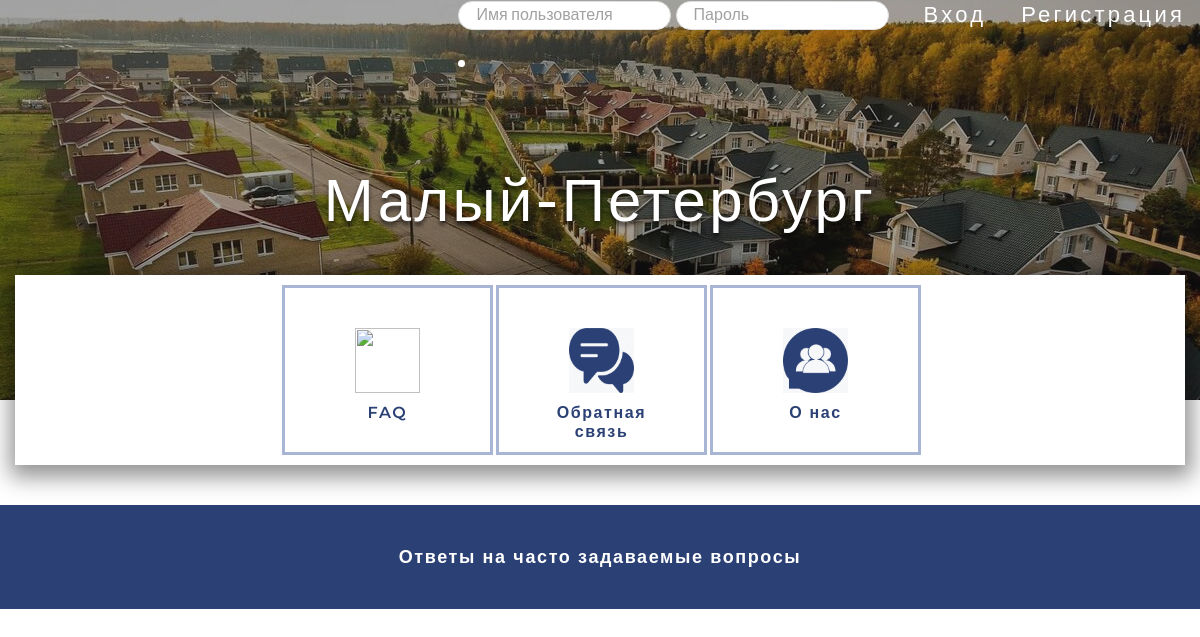
/faq/, run on an earlier commit of the app's database.
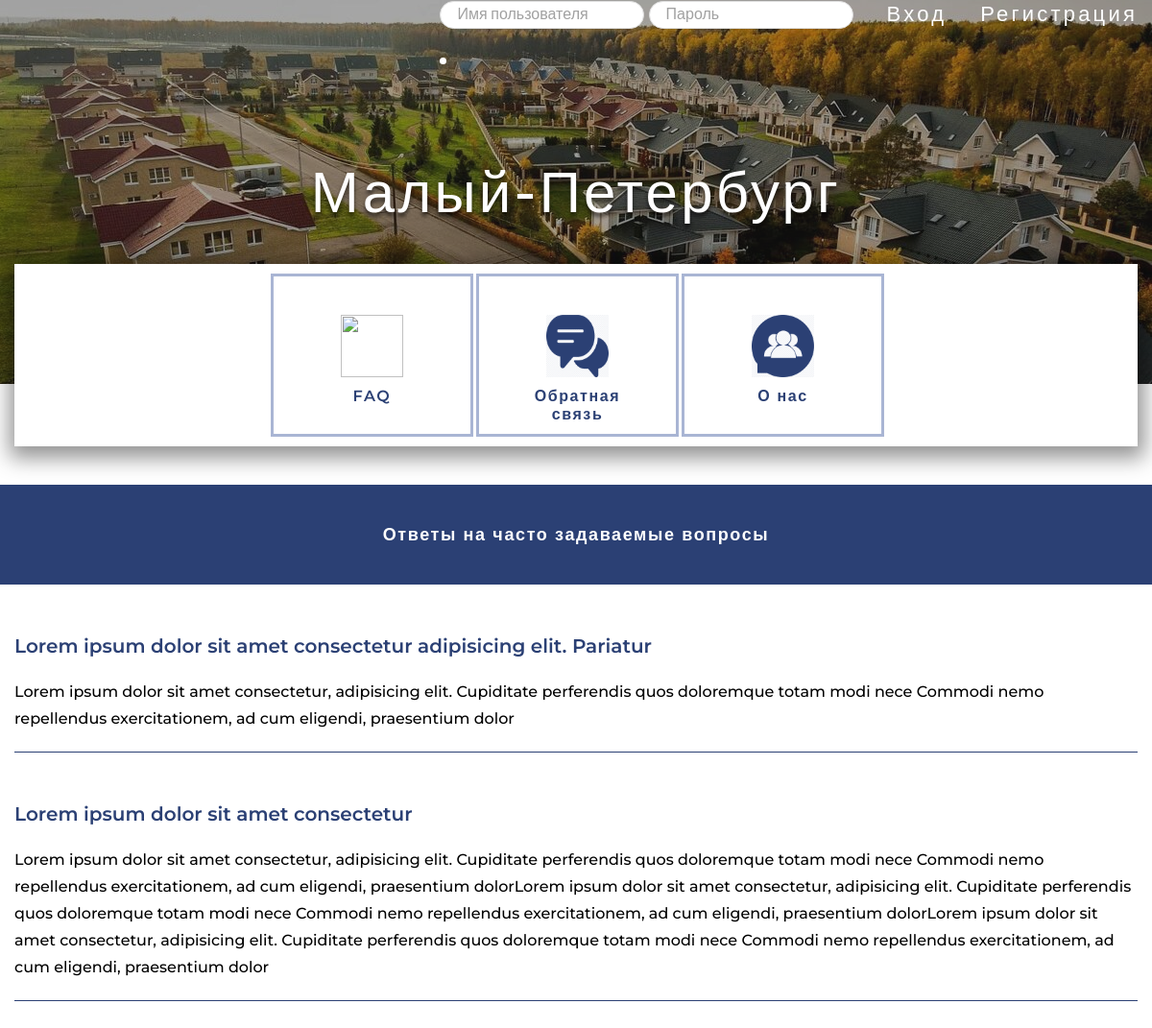
And on a later commit of the database.
### main_app/models.py (models this page shows, shortened)
class FAQ(models.Model):
    question = models.CharField(default='', max_length=500, verbose_name='Вопрос')
    answer = models.CharField(default='', max_length=3000, verbose_name='Ответ')
    class Meta:
        verbose_name = 'Вопрос и ответ'
        verbose_name_plural = 'Вопросы и ответы'
        ordering = ['id']

### main_app/views.py (the view)
# urls.py: path('faq/', views.FAQView.as_view(), name='faq'),
class FAQView(View):
    def get(self, request):
        faq = FAQ.objects.all()
        text = 'Ответы на часто задаваемые вопросы'
        return render(request, 'pages/faq.html', {'faq': faq, 'text': text, 'LoginForm': LoginForm})

### main_app/templates/pages/faq.html
{% extends 'base/base.html' %}
{% block content %}
{% include 'components/faq.html' %}
{% endblock %}

### main_app/templates/components/faq.html
{% block faq %}
<section class="faq">
    <div class="container">
        {% for i in faq %}
        <div class="faq__item">
            <h3 class="faq__list-title">{{ i.question }}</h3>
            <p class="faq__item-text">{{ i.answer }}</p>
        </div>
        {% endfor %}
    </div>
</section>
{% endblock %}

What changed in the data, as far as the page shows it:
added FAQ: question "Lorem ipsum dolor sit amet consectetur adipisicing elit. Pariatur", answer "Lorem ipsum dolor sit amet consectetur, adipisicing elit. Cupiditate perferendis quos doloremque totam modi nece Commodi nemo repellendus exercitationem, ad cum eligendi, praesentium dolor"
added FAQ: question "Lorem ipsum dolor sit amet consectetur", answer "Lorem ipsum dolor sit amet consectetur, adipisicing elit. Cupiditate perferendis quos doloremque totam modi nece Commodi nemo repellendus exercitationem, ad cum eligendi, praesentium dolorLorem ipsum dolor sit amet consectetur, adipisicing elit. Cupiditate perferendis quos doloremque totam modi nece Commodi nemo repellendus exercitationem, ad cum eligendi, praesentium dolorLorem ipsum dolor sit amet consectetur, adipisicing elit. Cupiditate perferendis quos doloremque totam modi nece Commodi nemo repellendus exercitationem, ad cum eligendi, praesentium dolor"
